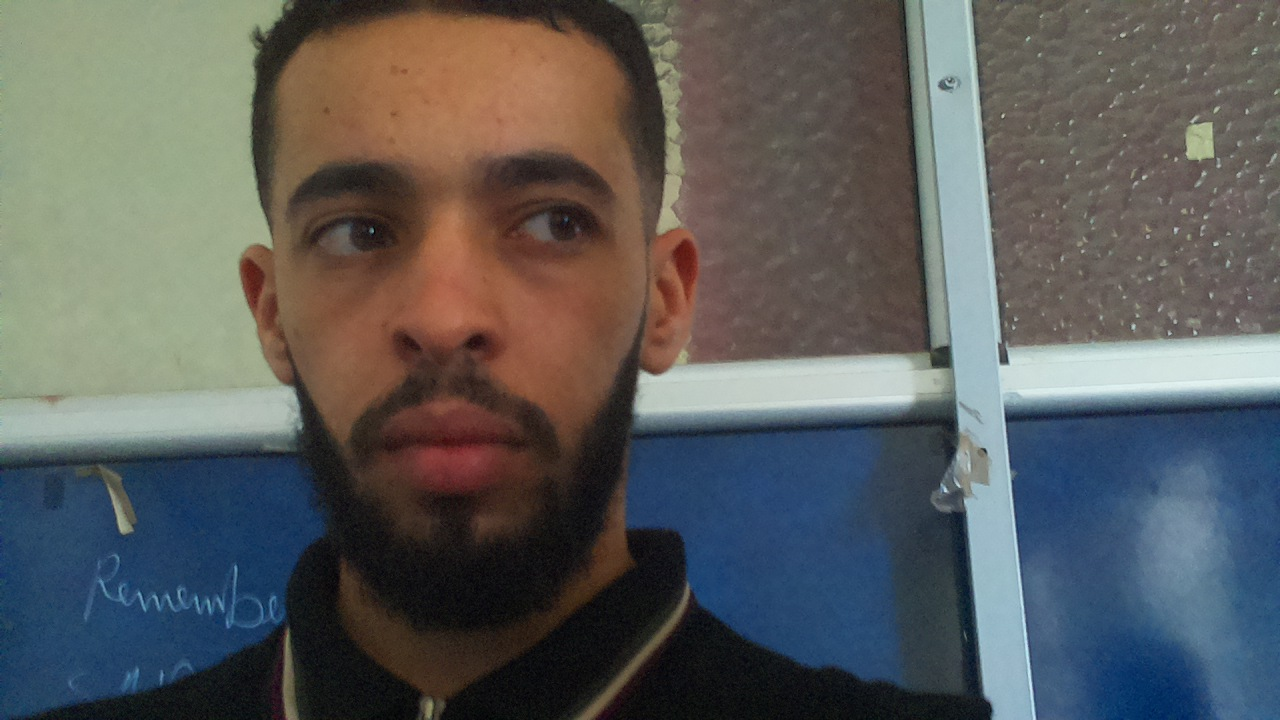
#> input picture received_images/frame_20250521_082548_966419.jpg, 1280 x 720 px
$ python -i train.py   (imports and definitions only)
#> lines starting #> are read from the running program, lines starting #| are printed output that depends on the picture
# train_faces.py
import sys
import os
import cv2
import pickle
import numpy as np
import json

from pathlib import Path

# Args: JSON list [{"name": "Full Name", "images": ["/path/image1.jpg", ...]}, ...]
# [3 lines not run here, left out]

# [1 line that did not run here, left out]

ENCODINGS_FILE = "training/encodings.pkl"
MODEL_FILE = "training/face_model.yml"
# [1 line not run here, left out]

face_detector = cv2.CascadeClassifier(cv2.data.haarcascades + 'haarcascade_frontalface_default.xml')
face_recognizer = cv2.face.LBPHFaceRecognizer_create()

known_faces = []
known_labels = []
label_map = {}
label_counter = 0

def process_image(image_path):
    image = cv2.imread(image_path)
#> image is the input picture: shape (720, 1280, 3); mean B, G, R 91.9, 92.9, 91.9
    if image is None:
        return None

    gray = cv2.cvtColor(image, cv2.COLOR_BGR2GRAY)
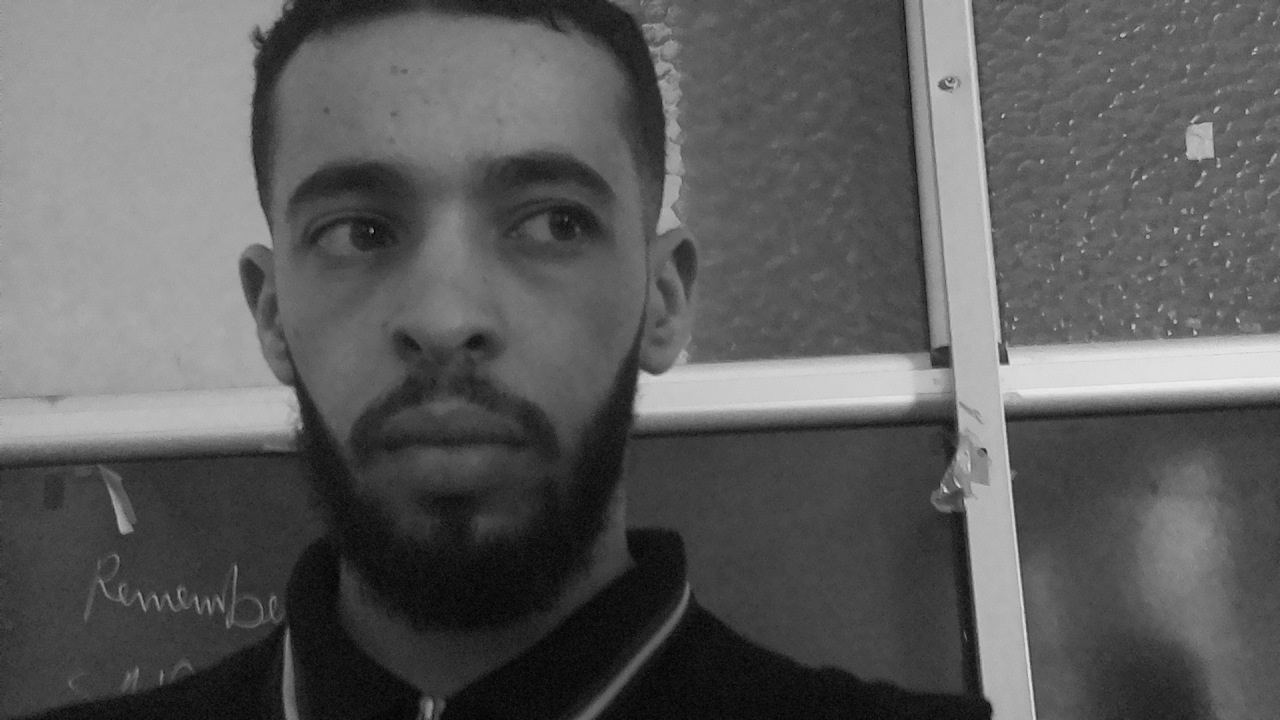
#> gray: shape (720, 1280); min 0, max 239, mean 92.5
    height, width = gray.shape[:2]
#> height = 720; width = 1280
    if width > 1000:
        gray = cv2.resize(gray, (0, 0), fx=1000 / width, fy=1000 / width)
#> gray: shape (562, 1000)

    faces = face_detector.detectMultiScale(gray, scaleFactor=1.1, minNeighbors=5, minSize=(30, 30))
#> faces = [[162, 24, 369, 369]]
    if len(faces) == 0:
        return None

    x, y, w, h = faces[0]
#> x = 162; y = 24; w = 369; h = 369
    face_img = gray[y:y+h, x:x+w]
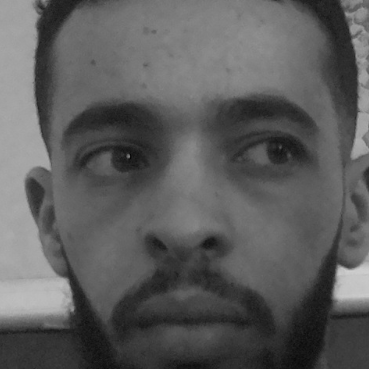
#> face_img: shape (369, 369); min 6, max 207, mean 92.1
    face_img = cv2.resize(face_img, (100, 100))
#> face_img: shape (100, 100)
    return face_img

# Process each student and their images
# [35 lines not run here, left out]

>>> result = process_image('received_images/frame_20250521_082548_966419.jpg')

$ run again, on received_images/frame_20250521_082554_811575.jpg
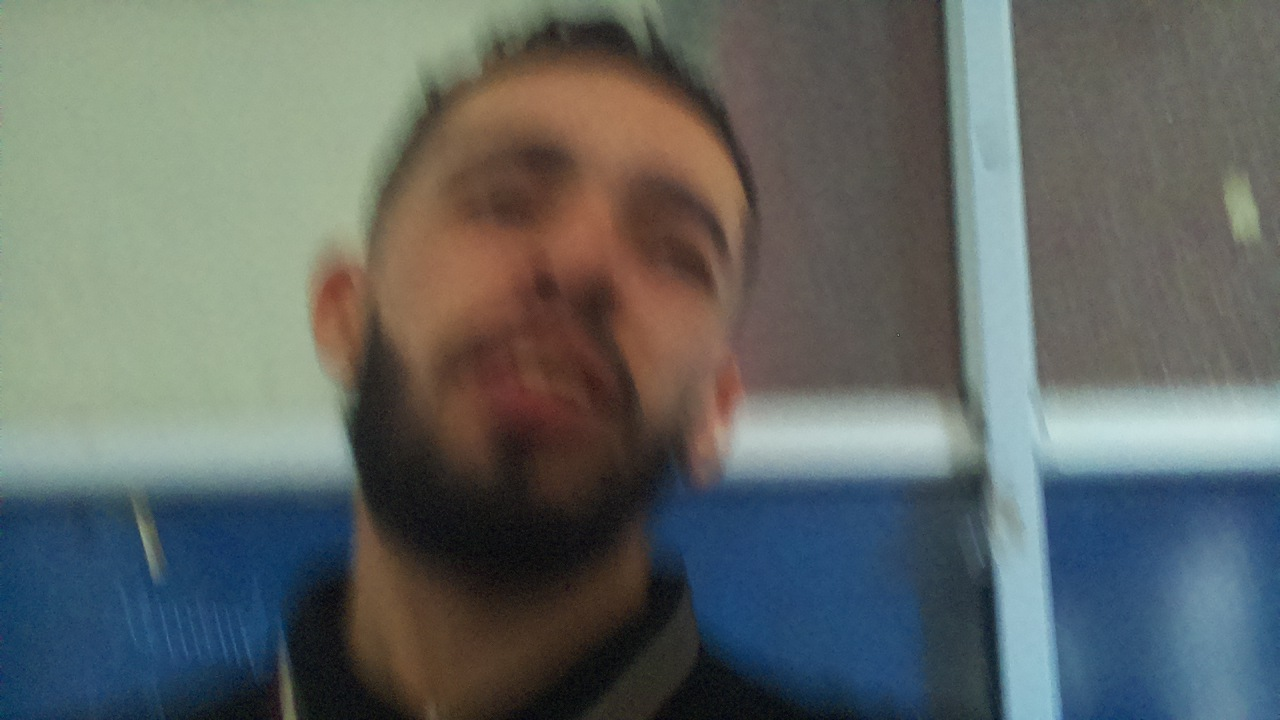
#> input picture received_images/frame_20250521_082554_811575.jpg, 1280 x 720 px
#> in process_image, image is the input picture: shape (720, 1280, 3); mean B, G, R 101.5, 104.3, 98.3
#> in process_image, `gray = cv2.cvtColor(image, cv2.COLOR_BGR2GRAY)`:
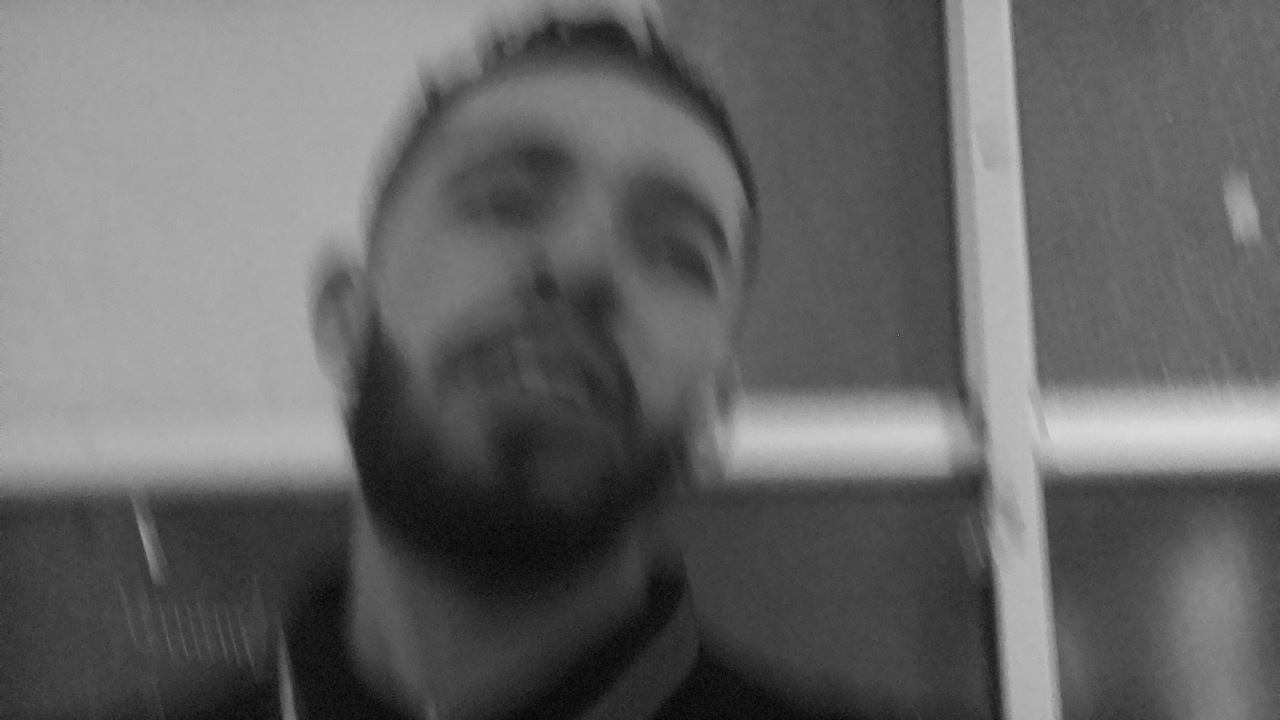
#> gray: shape (720, 1280); min 0, max 220, mean 102.2
#> faces = ()

$ run again, on received_images/frame_20250521_082554_987629.jpg
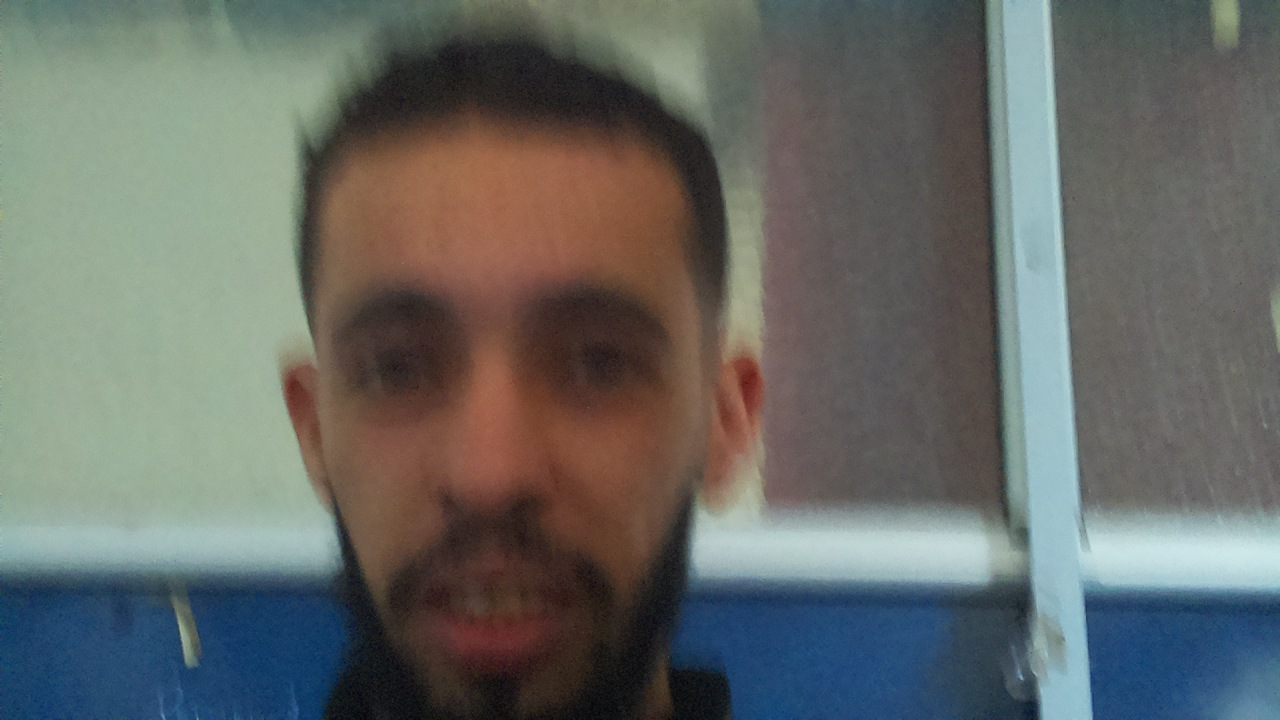
#> input picture received_images/frame_20250521_082554_987629.jpg, 1280 x 720 px
#> in process_image, image is the input picture: shape (720, 1280, 3); mean B, G, R 102, 105.7, 102.2
#> in process_image, `gray = cv2.cvtColor(image, cv2.COLOR_BGR2GRAY)`:
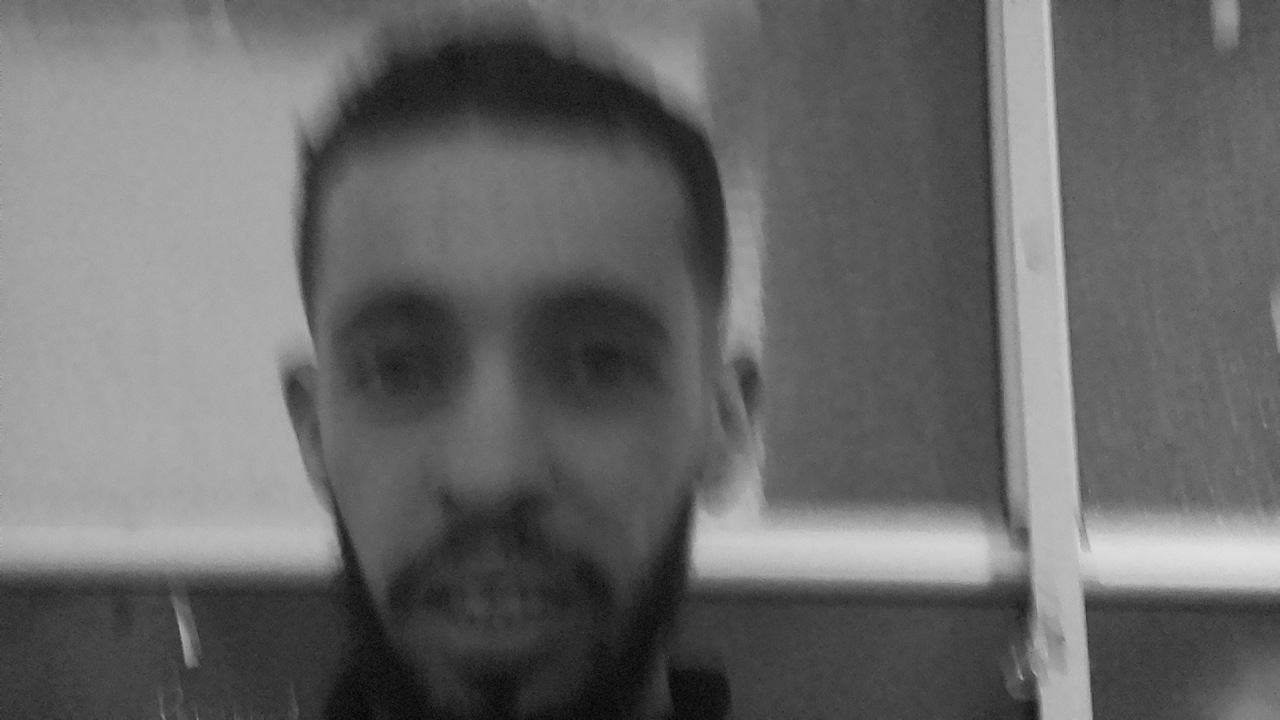
#> gray: shape (720, 1280); min 3, max 226, mean 104.3
#> faces = [[183, 117, 408, 408]]
#> x = 183; y = 117; w = 408
#> in process_image, `face_img = gray[y:y+h, x:x+w]`:
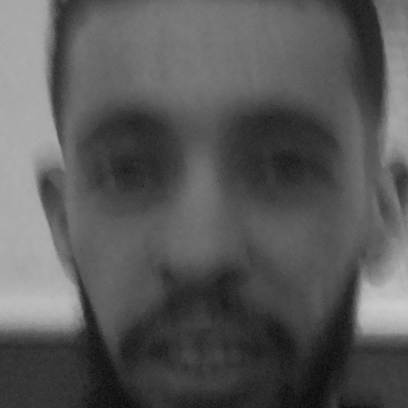
#> face_img: shape (408, 408); min 9, max 204, mean 88.4

$ run again, on received_images/frame_20250521_084511_363533.jpg
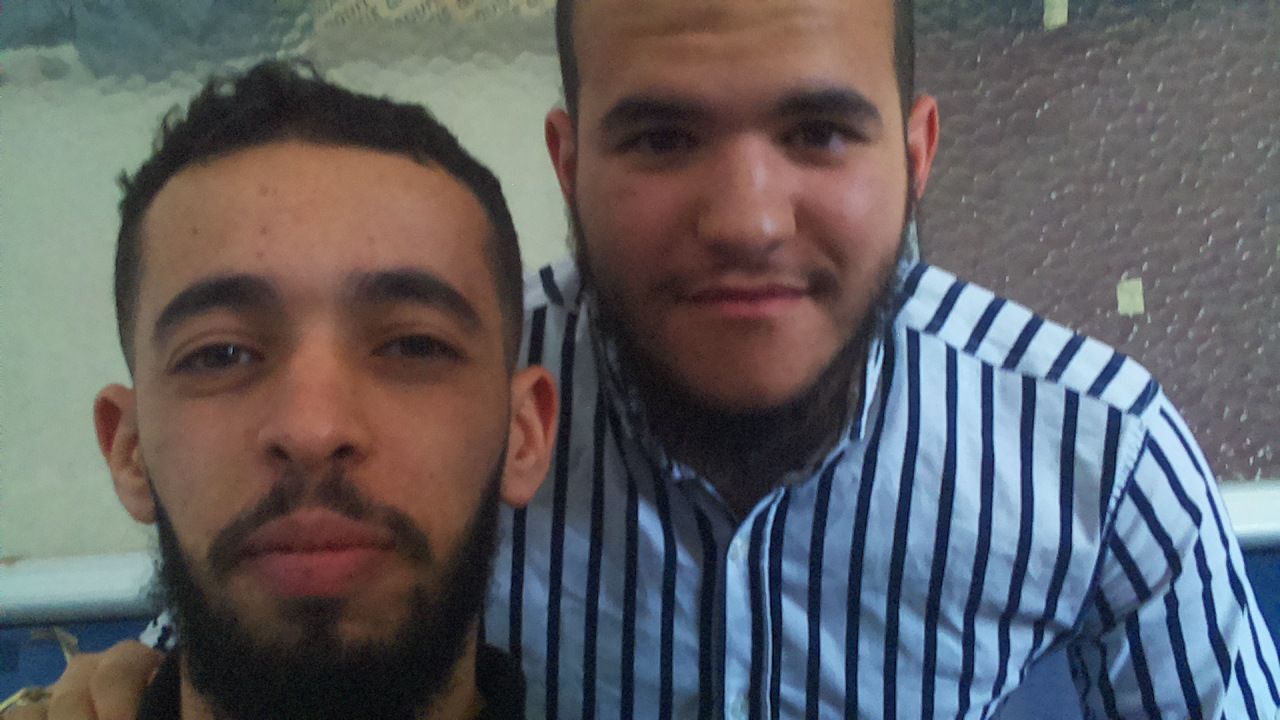
#> input picture received_images/frame_20250521_084511_363533.jpg, 1280 x 720 px
#> in process_image, image is the input picture: shape (720, 1280, 3); mean B, G, R 97.5, 94.7, 96.2
#> in process_image, `gray = cv2.cvtColor(image, cv2.COLOR_BGR2GRAY)`:
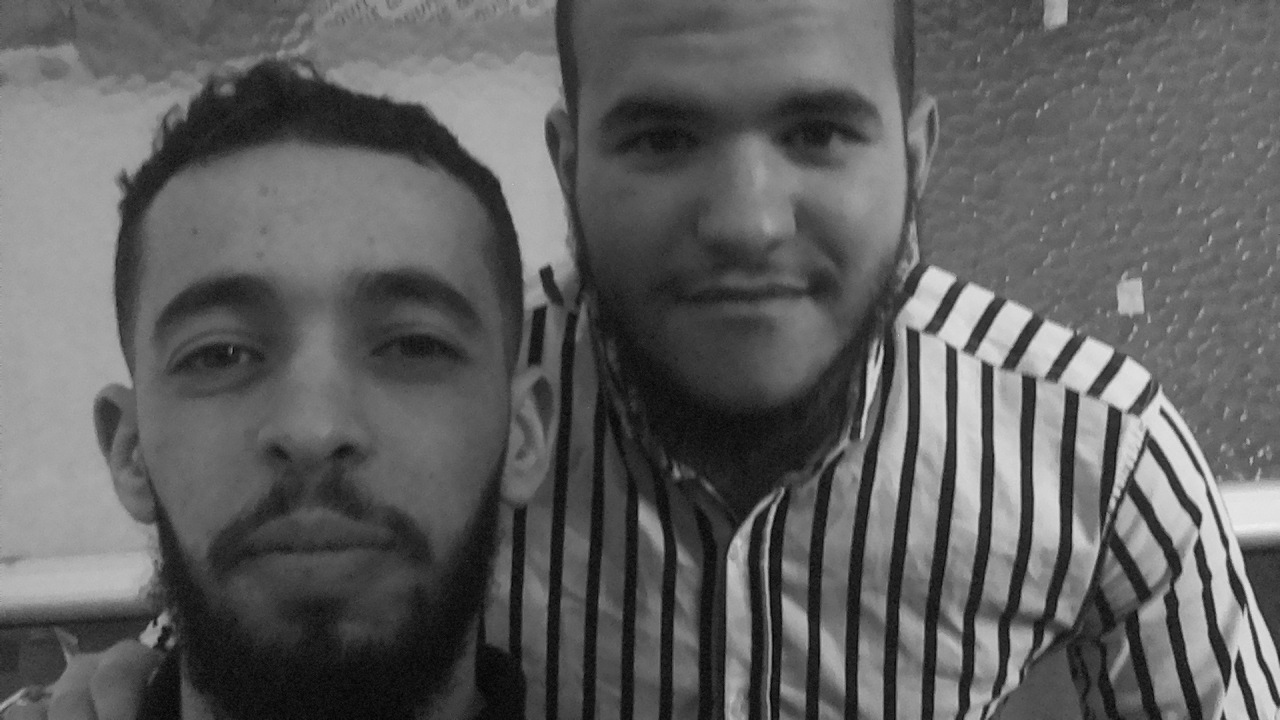
#> gray: shape (720, 1280); min 1, max 239, mean 95.5
#> faces = [[441, 6, 283, 283], [54, 118, 382, 382]]
#> x = 441; y = 6; w = 283
#> in process_image, `face_img = gray[y:y+h, x:x+w]`:
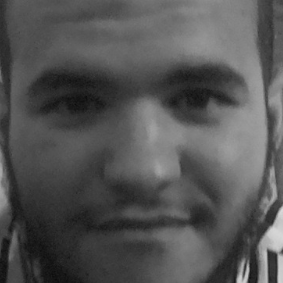
#> face_img: shape (283, 283); min 11, max 216, mean 83.9
